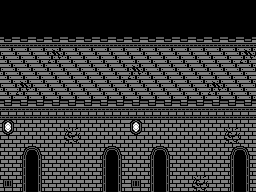

Rendered tile map (Tiled .tmx) drawn with the repository's tilesets; below, a short description and the full map source, tile grids included:
An orthogonal 16x12 tile map with 16x16 px tiles, 3 tile layers (bottom, blocking, top).

<map version="1.2" tiledversion="1.2.1" orientation="orthogonal" renderorder="right-down" width="16" height="12" tilewidth="16" tileheight="16" infinite="0" nextlayerid="9" nextobjectid="1">
 <tileset firstgid="1" name="tileset" tilewidth="16" tileheight="16" tilecount="40" columns="5">
  <image source="../images/tileset.png" width="80" height="128" />
 </tileset>
 <layer id="6" name="bottom" width="16" height="12">
  <data encoding="csv">
0,0,0,0,0,0,0,0,0,0,0,0,0,0,0,0,
0,0,0,0,0,0,0,0,0,0,0,0,0,0,0,0,
0,0,0,0,0,0,0,0,0,0,0,0,0,0,0,0,
13,13,13,14,13,13,13,13,13,13,13,13,13,13,13,14,
13,13,13,13,13,13,13,13,14,13,13,13,13,13,13,13,
13,14,13,13,13,13,13,13,13,13,13,13,13,14,13,13,
13,13,13,13,13,13,13,13,13,13,13,13,13,13,13,13,
0,0,0,0,0,0,0,0,0,0,0,0,0,0,0,0,
22,23,23,23,21,23,23,23,22,23,23,23,23,23,21,23,
23,19,20,23,23,23,19,20,23,19,20,23,23,23,19,20,
23,24,25,23,23,23,24,25,23,24,25,23,23,23,24,25,
16,24,25,23,23,23,24,25,16,24,25,23,21,23,24,25
</data>
 </layer>
 <layer id="7" name="blocking" width="16" height="12">
  <data encoding="csv">
0,0,0,0,0,0,0,0,0,0,0,0,0,0,0,0,
0,0,0,0,0,0,0,0,0,0,0,0,0,0,0,0,
15,15,15,15,15,15,15,15,15,15,15,15,15,15,15,15,
0,0,0,0,0,0,0,0,0,0,0,0,0,0,0,0,
0,0,0,0,0,0,0,0,0,0,0,0,0,0,0,0,
0,0,0,0,0,0,0,0,0,0,0,0,0,0,0,0,
0,0,0,0,0,0,0,0,0,0,0,0,0,0,0,0,
17,18,18,18,18,18,18,18,17,18,18,18,18,18,18,18,
0,0,0,0,0,0,0,0,0,0,0,0,0,0,0,0,
0,0,0,0,0,0,0,0,0,0,0,0,0,0,0,0,
0,0,0,0,0,0,0,0,0,0,0,0,0,0,0,0,
0,0,0,0,0,0,0,0,0,0,0,0,0,0,0,0
</data>
 </layer>
 <layer id="8" name="top" width="16" height="12">
  <data encoding="csv">
0,0,0,0,0,0,0,0,0,0,0,0,0,0,0,0,
0,0,0,0,0,0,0,0,0,0,0,0,0,0,0,0,
0,0,0,0,0,0,0,0,0,0,0,0,0,0,0,0,
0,0,0,0,0,0,0,0,0,0,0,0,0,0,0,0,
0,0,0,0,0,0,0,0,0,0,0,0,0,0,0,0,
0,0,0,0,0,0,0,0,0,0,0,0,0,0,0,0,
15,15,15,15,15,15,15,15,15,15,15,15,15,15,15,15,
27,0,0,0,0,0,0,0,27,0,0,0,0,0,0,0,
32,0,0,0,0,0,0,0,32,0,0,0,0,0,0,0,
0,0,0,0,0,0,0,0,0,0,0,0,0,0,0,0,
0,0,0,0,0,0,0,0,0,0,0,0,0,0,0,0,
0,0,0,0,0,0,0,0,0,0,0,0,0,0,0,0
</data>
 </layer>
</map>